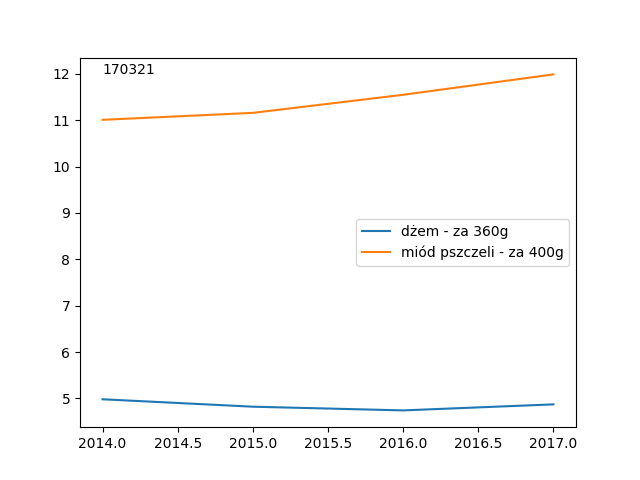

Source code (Python):
import matplotlib.pyplot as plt
import pandas as pd
import numpy as np
df=pd.read_excel('ceny13.xlsx')
print(df)
produkt1=df[df['Rodzaje towarów']=="dżem - za 360g"]['Wartosc'].mean()
produkt2=df[df['Rodzaje towarów']=="miód pszczeli - za 400g"]['Wartosc'].mean()
print(produkt1)
print(produkt2)
produkta1=df[df['Rodzaje towarów']=="dżem - za 360g"].groupby(['Rok'])['Wartosc'].sum()
produkta2=df[df['Rodzaje towarów']=="miód pszczeli - za 400g"].groupby(['Rok'])['Wartosc'].sum()
print(produkta2)
plt.plot(produkta1,label='dżem - za 360g')
plt.plot(produkta2,label='miód pszczeli - za 400g')
plt.text(2014,12,"170321")
plt.legend()
plt.savefig("zad2.png")
plt.show()
